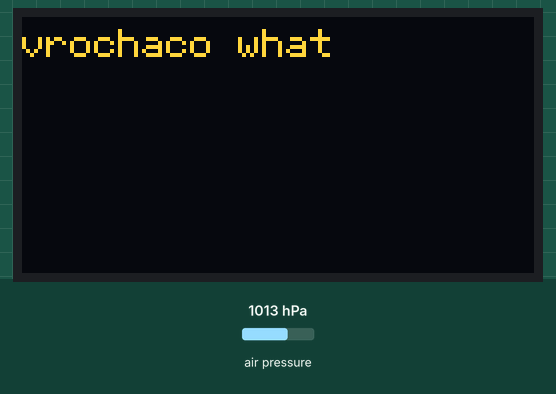
Recording of a sketch running on a simulated Arduino Uno, built with avr-gcc and run on an emulated ATmega328P. Parts: 128×64 one-colour display. The test bench sets the inputs (shaded band); at power-on: air pressure 1013 hPa. The OLED is the two-colour kind (top 16 rows yellow); what the sketch prints to the serial monitor is not drawn.

Above: at 120.4 s.

The sketch:

13.structuringFunctions.ino
```cpp
/*
  Author:

  Learning Intention:
  The students will learn to break their code into reusable chunks called functions

  Success Criteria:
    1. I understand how a function is called
    2. I can break a simple program like LED blick into functions that I can be re-use
    3. I know the computation term 'abstraction.'
    4. I can create separate my functions into functions.ino files to make my code more manageable
    5. I can return values from a function and use the value in my code
    6. I can pass values into my functions to make them more secure
    7. I know the computation term encapsulation

  Student Notes:

  Documentation:
    https://www.youtube.com/watch?v=mHa1mUd1Kmg

  Schematic:

*/
// Includes for the OLED screen
#include <Arduino.h>
#include <U8g2lib.h>
#include <SPI.h>
#include <Wire.h>

//include for sensors
#include "Arduino_SensorKit.h"

// configure OLED screen
U8G2_SSD1306_128X64_NONAME_F_HW_I2C OLED(U8G2_R0, SCL, U8X8_PIN_NONE);

static unsigned int buzzerPin = 5;

void setup() {
Serial.begin(9600);
Serial.println("baud = 9600");
Serial.println("------------------");
OLED.begin();
Pressure.begin();
}

void loop() {
  OLEDScreen();
  PressureSensor();
  delay(200);
}
```

functions.ino
```cpp
void OLEDScreen() {
OLED.setFont(u8g2_font_6x12_tf);
OLED.clearDisplay();
OLED.drawStr(0, 10, "vrochaco what");
OLED.nextPage();
}

void PressureSensor() {
  Serial.print("Pressure: ");
  Serial.print(Pressure.readPressure());
  Serial.println("Pa");
}
```
